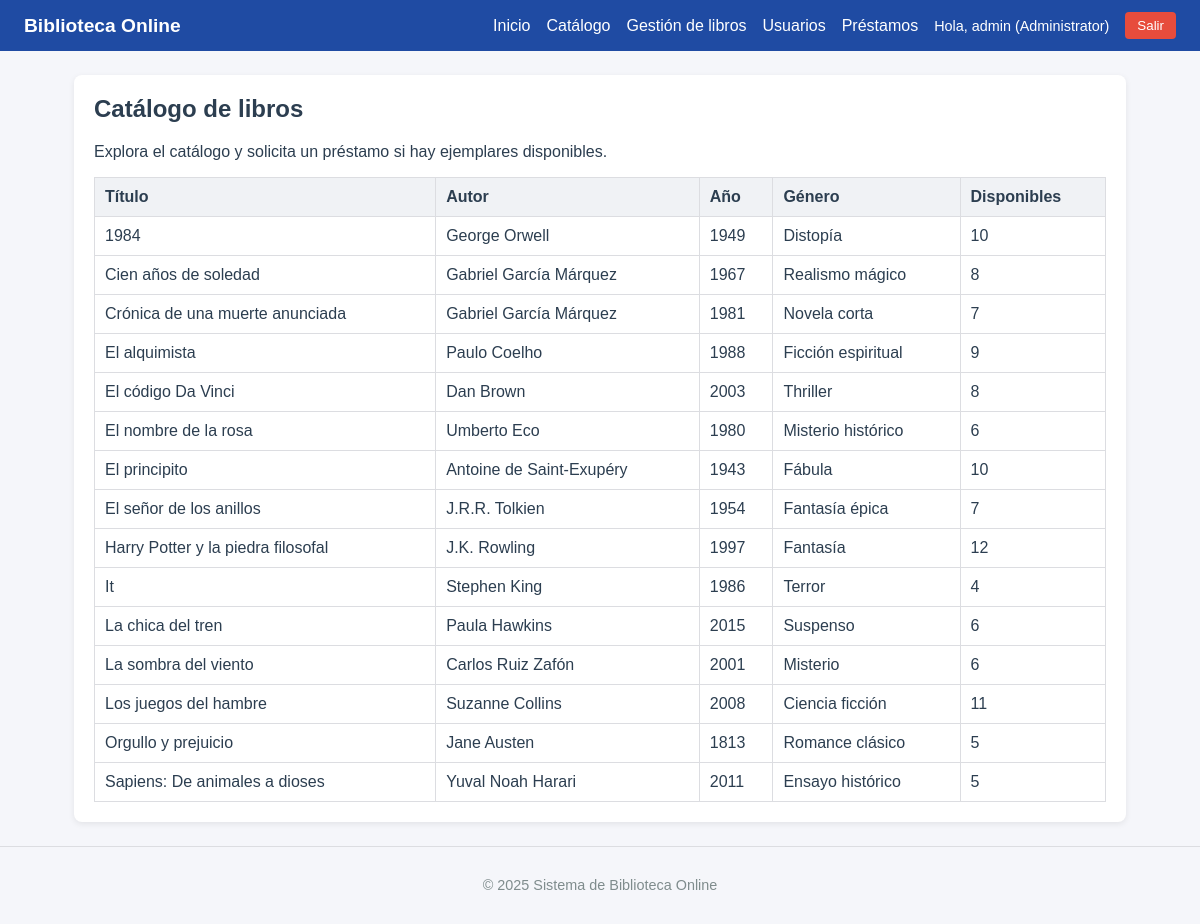
Page /catalog.php (signed in) on the committed database.
### tables this page shows
CREATE TABLE IF NOT EXISTS books (
  id INT AUTO_INCREMENT PRIMARY KEY,
  title VARCHAR(50) NOT NULL,
  author VARCHAR(50) NOT NULL,
  year INT,
  genre VARCHAR(50),
  quantity INT NOT NULL
);

### catalog.php (the view, shortened to what this page needs)
<?php
require_once __DIR__ . '/includes/header.php';
$pdo = getPDO();
$query = 'SELECT books.*, (
    SELECT COUNT(*) FROM transactions WHERE book_id = books.id AND date_of_return IS NULL
) AS loans FROM books ORDER BY title';
$books = $pdo->query($query)->fetchAll();
?>
<div class="card">
    <h2>Catálogo de libros</h2>
    <p>Explora el catálogo y solicita un préstamo si hay ejemplares disponibles.</p>
    <table class="table">
        <thead>
            <tr>
                <th>Título</th>
                <th>Autor</th>
                <th>Año</th>
                <th>Género</th>
                <th>Disponibles</th>
            </tr>
        </thead>
        <tbody>
            <?php foreach ($books as $book): ?>
                <?php
                $available = (int) $book['quantity'] - (int) $book['loans'];
                ?>
                <tr>
                    <td><?php echo htmlspecialchars($book['title']); ?></td>
                    <td><?php echo htmlspecialchars($book['author']); ?></td>
                    <td><?php echo htmlspecialchars((string) $book['year']); ?></td>
                    <td><?php echo htmlspecialchars($book['genre'] ?? ''); ?></td>
                    <td><?php echo max($available, 0); ?></td>
                </tr>
            <?php endforeach; ?>
        </tbody>
    </table>
</div>
<?php require_once __DIR__ . '/includes/footer.php'; ?>

### assets/css/style.css (style rules this page uses)
* { box-sizing: border-box; }
body { margin: 0; font-family: Arial, Helvetica, sans-serif; background-color: #f5f6fa; color: #2c3e50; }
.card { background-color: #ffffff; border-radius: 8px; box-shadow: 0 2px 6px rgba(0, 0, 0, 0.08); padding: 20px; margin-bottom: 24px; }
.card h2 { margin-top: 0; }
.table { width: 100%; border-collapse: collapse; margin-top: 12px; }
.table th, .table td { border: 1px solid #dcdde1; padding: 10px; text-align: left; }
.table th { background-color: #f0f2f5; }

### rows in the picture
books: title "1984", author "George Orwell", year "1949", genre "Distopía", quantity "10"
books: title "Cien años de soledad", author "Gabriel García Márquez", year "1967", genre "Realismo mágico", quantity "8"
books: title "Crónica de una muerte anunciada", author "Gabriel García Márquez", year "1981", genre "Novela corta", quantity "7"
books: title "El alquimista", author "Paulo Coelho", year "1988", genre "Ficción espiritual", quantity "9"
books: title "El código Da Vinci", author "Dan Brown", year "2003", genre "Thriller", quantity "8"
books: title "El nombre de la rosa", author "Umberto Eco", year "1980", genre "Misterio histórico", quantity "6"
books: title "El principito", author "Antoine de Saint-Exupéry", year "1943", genre "Fábula", quantity "10"
books: title "El señor de los anillos", author "J.R.R. Tolkien", year "1954", genre "Fantasía épica", quantity "7"
books: title "Harry Potter y la piedra filosofal", author "J.K. Rowling", year "1997", genre "Fantasía", quantity "12"
books: title "It", author "Stephen King", year "1986", genre "Terror", quantity "4"
books: title "La chica del tren", author "Paula Hawkins", year "2015", genre "Suspenso", quantity "6"
books: title "La sombra del viento", author "Carlos Ruiz Zafón", year "2001", genre "Misterio", quantity "6"
books: title "Los juegos del hambre", author "Suzanne Collins", year "2008", genre "Ciencia ficción", quantity "11"
books: title "Orgullo y prejuicio", author "Jane Austen", year "1813", genre "Romance clásico", quantity "5"
books: title "Sapiens: De animales a dioses", author "Yuval Noah Harari", year "2011", genre "Ensayo histórico", quantity "5"

### other values in the picture
$user['username'] "admin"
$user['role'] "Administrator"
